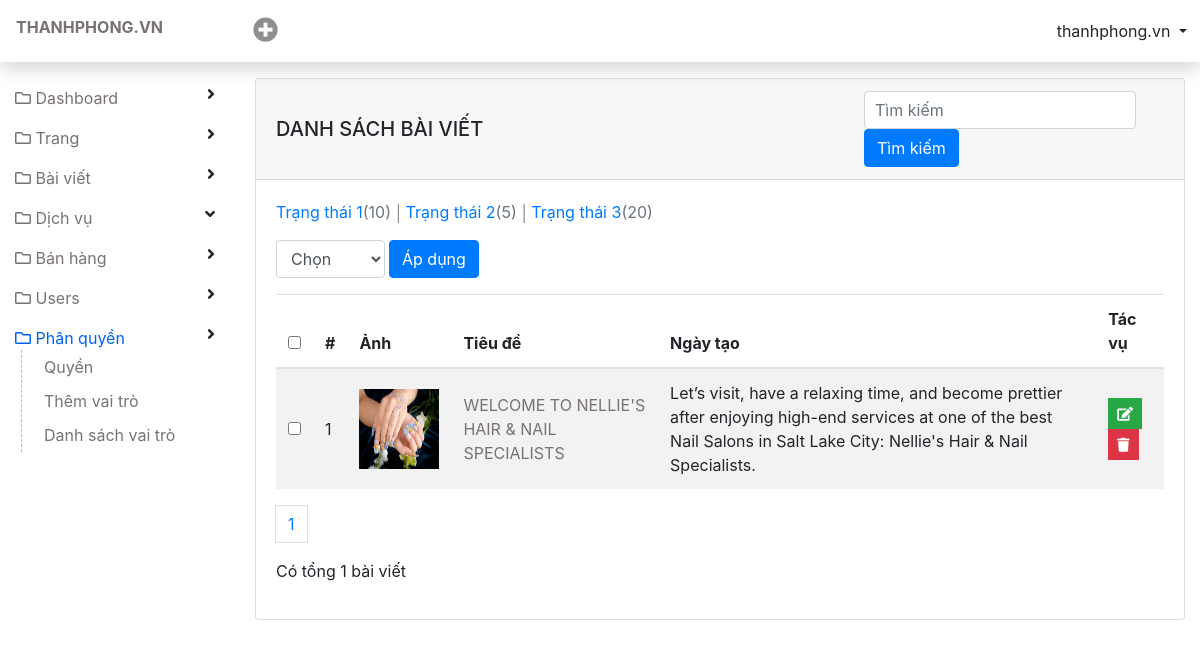
The page /admin/index.php?mod=post&action=list_post (signed in) on the database its author committed.
### tables this page shows
CREATE TABLE `tbl_post` (
  `post_id` int(11) NOT NULL,
  `post_title` text DEFAULT NULL,
  `post_content` text DEFAULT NULL,
  `image_url` text NOT NULL
);

### admin/libraries/database.php (called while the page is built, shortened)
<?php
function db_query($query_string) {
    global $conn;
    $result = mysqli_query($conn, $query_string);
    return $result;
}
function db_fetch_array($query_string) {
    $result = array();
    $mysqli_result = db_query($query_string);
    while ($row = mysqli_fetch_assoc($mysqli_result)) {
        $result[] = $row;
    }
    return $result;
}
function db_num_rows($query_string) {
    $mysqli_result = db_query($query_string);
	return mysqli_num_rows($mysqli_result);
}

### admin/modules/post/controllers/indexController.php (called while the page is built, shortened)
<?php
function list_postAction()
{
    if (isset($_POST['btn-search'])) {
        $search = $_POST['search'];
        $num_rows = db_num_rows("SELECT * FROM `tbl_post` WHERE `post_title` LIKE '%$search%' OR `post_content` LIKE '%$search%'");
        $num_per_page = 5;
        $total_row  =  $num_rows;
        $num_page = ceil($total_row / $num_per_page);
        $page = isset($_GET['page']) ? (int) $_GET['page'] : 1;
        $start = ($page - 1) * $num_per_page;
        $list_post = get_post_search($search);
        $data['total_row'] = $total_row;
        $data['num_rows'] = $num_rows;
        $data['num_page'] = $num_page;
        $data['page'] = $page;
        $data['list_post'] = $list_post;
    } else {
        $num_rows = db_num_rows("SELECT * FROM `tbl_post`");
        $num_per_page = 5;
        $total_row  =  $num_rows;
        $num_page = ceil($total_row / $num_per_page);
        $page = isset($_GET['page']) ? (int) $_GET['page'] : 1;
        $start = ($page - 1) * $num_per_page;
        $list_post = get_post($start, $num_per_page);
        $data['total_row'] = $total_row;
        $data['num_rows'] = $num_rows;
        $data['num_page'] = $num_page;
        $data['page'] = $page;
        $data['list_post'] = $list_post;
    }
    load_view('list_post', $data);
}

### admin/core/router.php (called while the page is built, shortened)
<?php
$action_name = get_action().'Action';
call_function(array('construct', $action_name));

### admin/core/appload.php (called while the page is built, shortened)
<?php
require CONFIGPATH . DIRECTORY_SEPARATOR . 'database.php';
require LIBPATH . DIRECTORY_SEPARATOR . 'database.php';
require COREPATH . DIRECTORY_SEPARATOR . 'base.php';
require COREPATH . DIRECTORY_SEPARATOR . 'router.php';

### admin/index.php (called while the page is built, shortened)
<?php
require COREPATH.DIRECTORY_SEPARATOR.'appload.php';

### admin/modules/post/views/list_postView.php (the view, shortened to what this page needs)
<div id="wp-content">
    <div id="content" class="container-fluid">
        <div class="card">
            <div class="card-header font-weight-bold d-flex justify-content-between align-items-center">
                <h5 class="m-0 ">Danh sách bài viết</h5>
                <div class="form-search form-inline">
                    <form action="" method="POST">
                        <input type="" name="search" class="form-control form-search" placeholder="Tìm kiếm">
                        <input type="submit" name="btn-search" value="Tìm kiếm" class="btn btn-primary">
                    </form>
                </div>
            </div>
            <div class="card-body">
                <div class="analytic">
                    <a href="" class="text-primary">Trạng thái 1<span class="text-muted">(10)</span></a>
                    <a href="" class="text-primary">Trạng thái 2<span class="text-muted">(5)</span></a>
                    <a href="" class="text-primary">Trạng thái 3<span class="text-muted">(20)</span></a>
                </div>
                <div class="form-action form-inline py-3">
                    <select class="form-control mr-1" id="">
                        <option>Chọn</option>
                    </select>
                    <input type="submit" name="btn-search" value="Áp dụng" class="btn btn-primary">
                </div>
                <table class="table table-striped table-checkall">
                    <thead>
                        <tr>
                            <th scope="col">
                                <input name="checkall" type="checkbox">
                            </th>
                            <th scope="col">#</th>
                            <th scope="col">Ảnh</th>
                            <th scope="col">Tiêu đề</th>
                            <th scope="col">Ngày tạo</th>
                            <th scope="col">Tác vụ</th>
                        </tr>
                    </thead>
                    <tbody>
                        <?php
                        $i = 0;
                        foreach ($list_post as $item) {
                            $i++;
                        ?>
                            <tr>
                                <td>
                                    <input type="checkbox">
                                </td>
                                <td scope="row"><?php echo $i ?></td>
                                <td><img class="image_product" src="public/images/<?php echo $item['image_url'] ?>" alt=""></td>
                                <td><a href=""><?php echo $item['post_title'] ?></a></td>
                                <td><?php echo $item['post_content'] ?></td>
                                <td>
                                    <a href="?mod=post&action=edit&id=<?php echo $item['post_id'] ?>">
                                        <button class="btn btn-success btn-sm rounded-0" type="button" data-toggle="tooltip" data-placement="top" title="Edit"><i class="fa fa-edit"></i></button>
                                    </a>
                                    <a href="?mod=post&action=delete&id=<?php echo $item['post_id'] ?>">
                                        <button class="btn btn-danger btn-sm rounded-0" type="button" data-toggle="tooltip" data-placement="top" title="Delete"><i class="fa fa-trash"></i></button>
                                    </a>
                                </td>
                            </tr>
                        <?php } ?>
                    </tbody>
                </table>
                <nav aria-label="Page navigation example">
                    <?php echo  get_pagging($num_page, $page, "?mod=post&action=list_post") ?>
                    <p class="num-rows"> Có tổng <?php echo $num_rows ?> bài viết </p>
                </nav>
            </div>
        </div>
    </div>
</div>

### admin/core/base.php (shortened to what this page needs)
<?php
function get_module() {
    global $config;
    $module = isset($_GET['mod']) ? $_GET['mod'] : $config['default_module'];
    return $module;
}
function call_function($list_function = array()) {
    if (is_array($list_function)) {
        foreach ($list_function as $f) {
            if (function_exists($f())) {
                $f();
            }
        }
    }
}
function load_view($name, $data_send = array()) {
    $data = $data_send;
    $path = MODULESPATH . DIRECTORY_SEPARATOR . get_module() . DIRECTORY_SEPARATOR . 'views' . DIRECTORY_SEPARATOR . $name . 'View.php';
    if (file_exists($path)) {
        require $path;
    } else {
        echo "Không tìm thấy {$path}";
    }
}
function get_header($name = '') {
    global $data;
    if (empty($name)) {
        $name = 'header';
    } else {
        $name = "header-{$name}";
    }
    $path = LAYOUTPATH . DIRECTORY_SEPARATOR . $name . '.php';
    if (file_exists($path)) {
        if (is_array($data)) {
            foreach ($data as $key => $a) {
                $$key = $a;
            }
        }
        require $path;
    } else {
        echo "Không tìm thấy {$path}";
    }
}
function get_footer($name = '') {
    global $data;
    if (empty($name)) {
        $name = 'footer';
    } else {
        $name = "footer-{$name}";
    }
    $path = LAYOUTPATH . DIRECTORY_SEPARATOR . $name . '.php';
    if (file_exists($path)) {
        if (is_array($data)) {
            foreach ($data as $key => $a) {
                $$key = $a;
            }
        }
        require $path;
    } else {
        echo "Không tìm thấy {$path}";
    }
}
function get_sidebar($name = '') {
    global $data;
    if (empty($name)) {
        $name = 'sidebar';
    } else {
        $name = "sidebar-{$name}";
    }
    $path = LAYOUTPATH . DIRECTORY_SEPARATOR . $name . '.php';
    if (file_exists($path)) {
        if (is_array($data)) {
            foreach ($data as $key => $a) {
                $$key = $a;
            }
        }
        require $path;
    } else {
        echo "Không tìm thấy {$path}";
    }
}
?>

### admin/public/css/style.css (style rules this page uses)
a { color: #787272; }
#wp-content { flex: auto; min-height: 100vh; padding-top: 3.625rem; padding-left: 15rem; }
#content { padding-top: 20px; padding-bottom: 20px; }
#content .card-header { text-transform: uppercase; }
.form-search { width: 300px; }
.table tr td { vertical-align: middle; }
.table-checkall input[type='checkbox'] { cursor: pointer; }
.analytic a { position: relative; padding-right: 5px; margin-right: 5px; }
.analytic a:not(:last-child):after { position: absolute; content: '|'; top: -1px; right: -5px; color: #8c8c8c; }
.form-control { padding-left: 10px; }
.image_product { width: 80px; height: 80px; }

### rows shown on the page
tbl_post: image_url (picture), post_title "WELCOME TO NELLIE'S HAIR & NAIL SPECIALISTS", post_content "Let’s visit, have a relaxing time, and become prettier after enjoying high-end services at one of the best Nail Salons in Salt Lake City: Nellie's Hair & Nail Specialists."

### other values the page prints
$num_rows "1"
